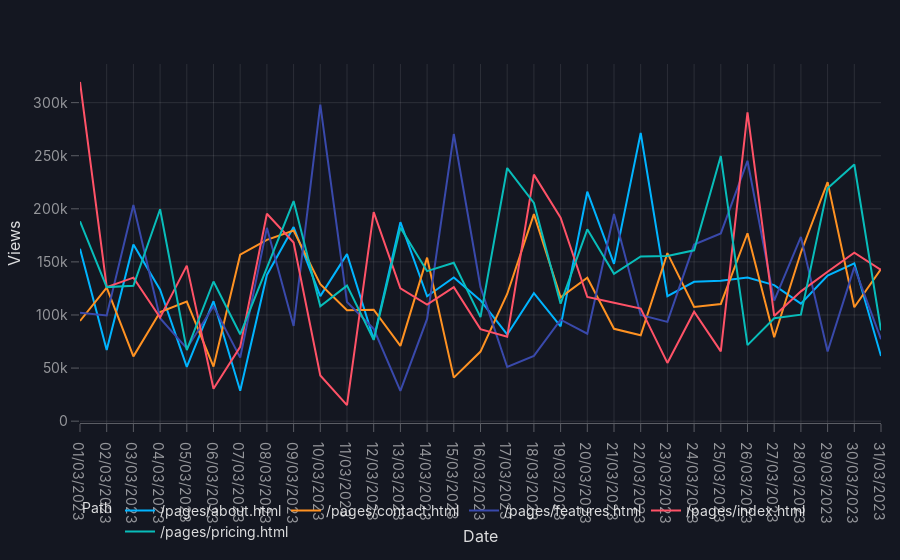

Source (notebook cell):
### Code cell
vizro_ai = VizroAI()

vizro_ai.plot(df, "For each different Path, combine Views by Date. Draw a line graph with Views on the y axis and Date on x showing each Path in a different color", explain=True)

### Figure 1 — Plotly figure (JSON) as saved in the notebook; plotly's stock layout.template omitted (floating-point values rounded to 4 significant figures)
{"data": [{"hovertemplate": "Path=/pages/about.html<br>Date=%{x}<br>Views=%{y}<extra></extra>", "legendgroup": "/pages/about.html", "line": {"color": "#00b4ff", "dash": "solid"}, "marker": {"symbol": "circle"}, "mode": "lines", "name": "/pages/about.html", "orientation": "v", "showlegend": true, "type": "scatter", "x": ["01/03/2023", "02/03/2023", "03/03/2023", "04/03/2023", "05/03/2023", "06/03/2023", "07/03/2023", "08/03/2023", "09/03/2023", "10/03/2023", "11/03/2023", "12/03/2023", "13/03/2023", "14/03/2023", "15/03/2023", "16/03/2023", "17/03/2023", "18/03/2023", "19/03/2023", "20/03/2023", "21/03/2023", "22/03/2023", "23/03/2023", "24/03/2023", "25/03/2023", "26/03/2023", "27/03/2023", "28/03/2023", "29/03/2023", "30/03/2023", "31/03/2023"], "xaxis": "x", "y": [162347, 66984, 166340, 123745, 51092, 112986, 28625, 137703, 182795, 117796, 157344, 77099, 187454, 117618, 135320, 113703, 81629, 120546, 89289, 216109, 148101, 271374, 117647, 131226, 132173, 135187, 128144, 110690, 137067, 148666, 61342], "yaxis": "y"}, {"hovertemplate": "Path=/pages/contact.html<br>Date=%{x}<br>Views=%{y}<extra></extra>", "legendgroup": "/pages/contact.html", "line": {"color": "#ff9222", "dash": "solid"}, "marker": {"symbol": "circle"}, "mode": "lines", "name": "/pages/contact.html", "orientation": "v", "showlegend": true, "type": "scatter", "x": ["01/03/2023", "02/03/2023", "03/03/2023", "04/03/2023", "05/03/2023", "06/03/2023", "07/03/2023", "08/03/2023", "09/03/2023", "10/03/2023", "11/03/2023", "12/03/2023", "13/03/2023", "14/03/2023", "15/03/2023", "16/03/2023", "17/03/2023", "18/03/2023", "19/03/2023", "20/03/2023", "21/03/2023", "22/03/2023", "23/03/2023", "24/03/2023", "25/03/2023", "26/03/2023", "27/03/2023", "28/03/2023", "29/03/2023", "30/03/2023", "31/03/2023"], "xaxis": "x", "y": [94350, 125763, 61009, 102742, 112680, 51344, 156805, 170764, 179551, 129092, 104457, 104979, 70905, 153985, 41011, 65551, 119769, 194974, 116667, 135097, 86983, 80912, 158207, 107596, 110372, 176980, 78957, 158859, 225122, 107251, 143221], "yaxis": "y"}, {"hovertemplate": "Path=/pages/features.html<br>Date=%{x}<br>Views=%{y}<extra></extra>", "legendgroup": "/pages/features.html", "line": {"color": "#3949ab", "dash": "solid"}, "marker": {"symbol": "circle"}, "mode": "lines", "name": "/pages/features.html", "orientation": "v", "showlegend": true, "type": "scatter", "x": ["01/03/2023", "02/03/2023", "03/03/2023", "04/03/2023", "05/03/2023", "06/03/2023", "07/03/2023", "08/03/2023", "09/03/2023", "10/03/2023", "11/03/2023", "12/03/2023", "13/03/2023", "14/03/2023", "15/03/2023", "16/03/2023", "17/03/2023", "18/03/2023", "19/03/2023", "20/03/2023", "21/03/2023", "22/03/2023", "23/03/2023", "24/03/2023", "25/03/2023", "26/03/2023", "27/03/2023", "28/03/2023", "29/03/2023", "30/03/2023", "31/03/2023"], "xaxis": "x", "y": [102216, 99536, 203527, 96956, 68499, 108182, 59799, 182077, 89690, 298152, 112228, 86888, 28492, 96242, 270433, 126218, 50990, 61465, 95544, 82362, 195179, 99968, 93513, 166338, 176814, 245235, 113575, 173505, 65611, 145118, 77221], "yaxis": "y"}, {"hovertemplate": "Path=/pages/index.html<br>Date=%{x}<br>Views=%{y}<extra></extra>", "legendgroup": "/pages/index.html", "line": {"color": "#ff5267", "dash": "solid"}, "marker": {"symbol": "circle"}, "mode": "lines", "name": "/pages/index.html", "orientation": "v", "showlegend": true, "type": "scatter", "x": ["01/03/2023", "02/03/2023", "03/03/2023", "04/03/2023", "05/03/2023", "06/03/2023", "07/03/2023", "08/03/2023", "09/03/2023", "10/03/2023", "11/03/2023", "12/03/2023", "13/03/2023", "14/03/2023", "15/03/2023", "16/03/2023", "17/03/2023", "18/03/2023", "19/03/2023", "20/03/2023", "21/03/2023", "22/03/2023", "23/03/2023", "24/03/2023", "25/03/2023", "26/03/2023", "27/03/2023", "28/03/2023", "29/03/2023", "30/03/2023", "31/03/2023"], "xaxis": "x", "y": [319477, 126225, 135153, 97607, 146482, 30514, 69926, 195355, 168242, 43049, 15170, 196905, 124989, 109825, 126261, 86666, 79483, 232175, 191613, 116930, 111498, 106086, 54841, 103051, 65667, 290766, 99061, 122239, 140673, 158737, 142441], "yaxis": "y"}, {"hovertemplate": "Path=/pages/pricing.html<br>Date=%{x}<br>Views=%{y}<extra></extra>", "legendgroup": "/pages/pricing.html", "line": {"color": "#08bdba", "dash": "solid"}, "marker": {"symbol": "circle"}, "mode": "lines", "name": "/pages/pricing.html", "orientation": "v", "showlegend": true, "type": "scatter", "x": ["01/03/2023", "02/03/2023", "03/03/2023", "04/03/2023", "05/03/2023", "06/03/2023", "07/03/2023", "08/03/2023", "09/03/2023", "10/03/2023", "11/03/2023", "12/03/2023", "13/03/2023", "14/03/2023", "15/03/2023", "16/03/2023", "17/03/2023", "18/03/2023", "19/03/2023", "20/03/2023", "21/03/2023", "22/03/2023", "23/03/2023", "24/03/2023", "25/03/2023", "26/03/2023", "27/03/2023", "28/03/2023", "29/03/2023", "30/03/2023", "31/03/2023"], "xaxis": "x", "y": [188237, 126237, 127478, 199612, 66872, 131544, 81805, 145340, 207343, 108210, 127652, 76503, 182268, 141276, 149124, 97979, 238382, 205546, 110687, 180664, 138734, 155106, 155577, 160912, 249672, 71634, 96985, 100268, 219326, 241707, 85494], "yaxis": "y"}], "layout": {"autosize": true, "legend": {"title": {"text": "Path"}, "tracegroupgap": 0}, "xaxis": {"anchor": "y", "autorange": true, "domain": [0, 1], "range": [0, 30], "title": {"text": "Date"}, "type": "category"}, "yaxis": {"anchor": "x", "autorange": true, "domain": [0, 1], "range": [-1736.0, 336400.0], "title": {"text": "Views"}, "type": "linear"}}}
